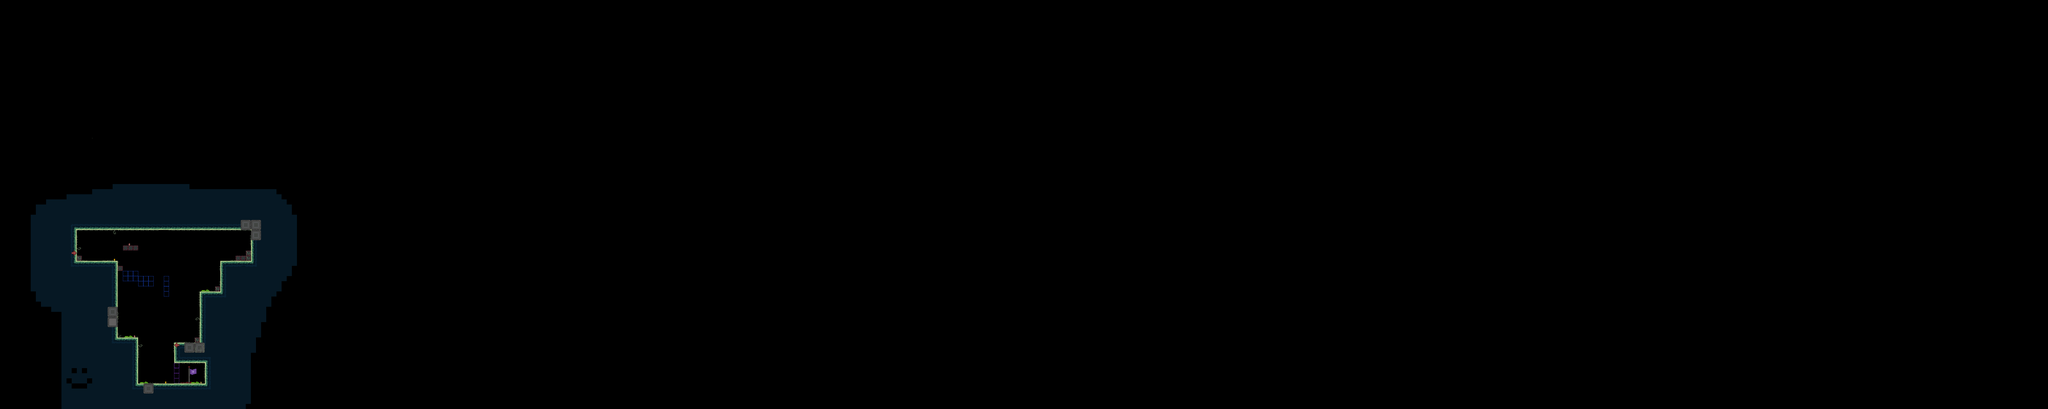

A 2D game scene composited from a Tiled map and its tileset images. What follows is a short description and the map's XML, with each tile layer's data collapsed to a summary:
An orthogonal 400x80 tile map with 16x16 px tiles, 3 tile layers (Decoraciones, Capa de patrones 1, LavaSheet), 16 tilesets and 106 objects.

<map version="1.4" tiledversion="1.4.3" orientation="orthogonal" renderorder="right-down" width="400" height="80" tilewidth="16" tileheight="16" infinite="0" nextlayerid="56" nextobjectid="502">
 <tileset firstgid="1" name="PisoGreenOficial" tilewidth="16" tileheight="16" tilecount="144" columns="4">
  <image source="PisoGreen/PisoGreenOficial.png" width="64" height="576" />
 </tileset>
 <tileset firstgid="145" name="Decoraciones" tilewidth="16" tileheight="16" tilecount="320" columns="8">
  <image source="two/Decoraciones.png" width="128" height="640" />
  <tile id="66">
   <animation>
    <frame tileid="66" duration="150" />
    <frame tileid="68" duration="150" />
    <frame tileid="80" duration="150" />
    <frame tileid="82" duration="150" />
    <frame tileid="84" duration="150" />
   </animation>
  </tile>
  <tile id="67">
   <animation>
    <frame tileid="67" duration="150" />
    <frame tileid="69" duration="150" />
    <frame tileid="81" duration="150" />
    <frame tileid="83" duration="150" />
    <frame tileid="85" duration="150" />
   </animation>
  </tile>
  <tile id="74">
   <animation>
    <frame tileid="74" duration="150" />
    <frame tileid="76" duration="150" />
    <frame tileid="88" duration="150" />
    <frame tileid="90" duration="150" />
    <frame tileid="92" duration="150" />
   </animation>
  </tile>
  <tile id="75">
   <animation>
    <frame tileid="75" duration="150" />
    <frame tileid="77" duration="150" />
    <frame tileid="89" duration="150" />
    <frame tileid="91" duration="150" />
    <frame tileid="93" duration="150" />
   </animation>
  </tile>
 </tileset>
 <tileset firstgid="465" name="LavaSheet" tilewidth="8" tileheight="16" tilecount="32" columns="4">
  <image source="LavaSheet.png" width="32" height="128" />
  <tile id="0">
   <animation>
    <frame tileid="0" duration="50" />
    <frame tileid="1" duration="50" />
    <frame tileid="2" duration="50" />
    <frame tileid="3" duration="50" />
    <frame tileid="4" duration="50" />
    <frame tileid="5" duration="50" />
    <frame tileid="6" duration="50" />
    <frame tileid="7" duration="50" />
    <frame tileid="8" duration="50" />
    <frame tileid="9" duration="50" />
    <frame tileid="10" duration="50" />
    <frame tileid="11" duration="50" />
    <frame tileid="12" duration="50" />
    <frame tileid="13" duration="50" />
    <frame tileid="14" duration="50" />
    <frame tileid="15" duration="50" />
   </animation>
  </tile>
  <tile id="16">
   <animation>
    <frame tileid="16" duration="100" />
    <frame tileid="17" duration="100" />
    <frame tileid="18" duration="100" />
    <frame tileid="19" duration="100" />
    <frame tileid="20" duration="100" />
    <frame tileid="21" duration="100" />
    <frame tileid="22" duration="100" />
    <frame tileid="23" duration="100" />
    <frame tileid="24" duration="100" />
    <frame tileid="25" duration="100" />
    <frame tileid="26" duration="100" />
    <frame tileid="27" duration="100" />
    <frame tileid="28" duration="100" />
    <frame tileid="29" duration="100" />
    <frame tileid="30" duration="100" />
    <frame tileid="31" duration="100" />
   </animation>
  </tile>
 </tileset>
 <tileset firstgid="497" name="cuboP" tilewidth="16" tileheight="32" tilecount="1" columns="1">
  <image source="cuboP.png" width="16" height="32" />
 </tileset>
 <tileset firstgid="498" name="Bloque1" tilewidth="16" tileheight="16" tilecount="1" columns="1">
  <image source="Bloque1.png" width="16" height="16" />
 </tileset>
 <tileset firstgid="499" name="Bloques" tilewidth="16" tileheight="16" tilecount="10" columns="10">
  <image source="Bloques.png" width="160" height="16" />
 </tileset>
 <tileset firstgid="509" name="Cascada" tilewidth="96" tileheight="96" tilecount="4" columns="1">
  <image source="Cascada.png" width="96" height="384" />
  <tile id="0">
   <animation>
    <frame tileid="0" duration="150" />
    <frame tileid="1" duration="150" />
    <frame tileid="2" duration="150" />
    <frame tileid="3" duration="150" />
   </animation>
  </tile>
 </tileset>
 <tileset firstgid="513" name="cuboS" tilewidth="16" tileheight="16" tilecount="2" columns="1">
  <image source="cuboS.png" width="16" height="32" />
 </tileset>
 <tileset firstgid="515" name="CuboS(1)" tilewidth="16" tileheight="16" tilecount="2" columns="1">
  <image source="CuboS(1).png" width="16" height="32" />
 </tileset>
 <tileset firstgid="517" name="cesped" tilewidth="16" tileheight="16" tilecount="16" columns="8">
  <image source="PisoGreen/cesped.png" width="128" height="32" />
 </tileset>
 <tileset firstgid="533" name="BloquesGreen" tilewidth="16" tileheight="16" tilecount="24" columns="12">
  <image source="PisoGreen/BloquesGreen.png" width="192" height="32" />
 </tileset>
 <tileset firstgid="557" name="bird" tilewidth="8" tileheight="8" tilecount="4" columns="1">
  <image source="bird.png" width="8" height="32" />
  <tile id="0">
   <animation>
    <frame tileid="0" duration="150" />
    <frame tileid="1" duration="150" />
    <frame tileid="2" duration="150" />
    <frame tileid="3" duration="2000" />
    <frame tileid="0" duration="150" />
    <frame tileid="0" duration="150" />
    <frame tileid="1" duration="150" />
    <frame tileid="0" duration="150" />
    <frame tileid="1" duration="150" />
   </animation>
  </tile>
 </tileset>
 <tileset firstgid="561" name="bird2" tilewidth="8" tileheight="8" tilecount="10" columns="1">
  <image source="bird2.png" width="8" height="80" />
  <tile id="0">
   <animation>
    <frame tileid="0" duration="150" />
    <frame tileid="1" duration="150" />
    <frame tileid="2" duration="500" />
    <frame tileid="3" duration="150" />
    <frame tileid="4" duration="500" />
    <frame tileid="5" duration="150" />
    <frame tileid="6" duration="150" />
    <frame tileid="7" duration="150" />
    <frame tileid="8" duration="150" />
    <frame tileid="9" duration="2000" />
   </animation>
  </tile>
 </tileset>
 <tileset firstgid="571" name="bird3" tilewidth="8" tileheight="8" tilecount="6" columns="1">
  <image source="bird3.png" width="8" height="48" />
  <tile id="0">
   <animation>
    <frame tileid="0" duration="150" />
    <frame tileid="1" duration="150" />
    <frame tileid="2" duration="150" />
    <frame tileid="3" duration="1000" />
    <frame tileid="4" duration="2000" />
    <frame tileid="5" duration="150" />
    <frame tileid="3" duration="150" />
    <frame tileid="2" duration="150" />
    <frame tileid="1" duration="150" />
   </animation>
  </tile>
 </tileset>
 <tileset firstgid="577" name="End" tilewidth="64" tileheight="64" tilecount="6" columns="1">
  <image source="End.png" trans="ffffff" width="64" height="384" />
  <tile id="0">
   <animation>
    <frame tileid="0" duration="200" />
    <frame tileid="1" duration="200" />
    <frame tileid="2" duration="200" />
    <frame tileid="3" duration="200" />
    <frame tileid="4" duration="200" />
    <frame tileid="5" duration="200" />
   </animation>
  </tile>
 </tileset>
 <tileset firstgid="583" name="Flechas" tilewidth="16" tileheight="16" tilecount="4" columns="4">
  <image source="Flechas.png" trans="ffffff" width="64" height="16" />
 </tileset>
 <layer id="26" name="Decoraciones" width="400" height="80" tintcolor="#ffffff">
  <data>[32000 cells, 3 non-empty, 1 distinct tile ids]</data>
 </layer>
 <objectgroup color="#555500" id="2" name="paredes">
  <object id="423" x="639.75" y="1137" width="4.5" height="63.25" />
  <object id="424" x="425.75" y="1057.75" width="5.75" height="144" />
  <object id="425" x="544.5" y="1073.5" width="8.25" height="60.25" />
  <object id="426" x="607.818" y="1056.55" width="2" height="15.2727" />
  <object id="427" x="623.636" y="912.273" width="4.90909" height="160" />
  <object id="428" x="672.364" y="896.636" width="1.54545" height="15.6364" />
  <object id="429" x="688.091" y="820.091" width="2.63636" height="92.0909" />
  <object id="430" x="736" y="800.636" width="3" height="15" />
  <object id="431" x="767.909" y="784.727" width="2" height="14.7273" />
  <object id="432" x="784.182" y="718.455" width="2.09091" height="97.6364" />
  <object id="433" x="235.364" y="718.818" width="4.18182" height="101" />
  <object id="434" x="254.273" y="800.636" width="1.27273" height="15.0909" />
  <object id="435" x="384.182" y="768.818" width="2" height="14.5455" />
  <object id="436" x="430.909" y="768.636" width="1.09091" height="14.2727" />
  <object id="437" x="382.364" y="832.727" width="1.72727" height="13.8182" />
  <object id="438" x="366" y="817.455" width="2.09091" height="264.818" />
  <object id="439" x="430.273" y="1057.36" width="1.18182" height="161.909" />
 </objectgroup>
 <objectgroup color="#ff55ff" id="3" name="piso">
  <object id="410" x="426" y="1200.7" width="218" height="19.2917" />
  <object id="411" x="546" y="1072.67" width="83.6667" height="7.33333" />
  <object id="412" x="608.5" y="1056.13" width="14.5" height="1.625" />
  <object id="413" x="625.5" y="912" width="66.375" height="6.375" />
  <object id="414" x="672.875" y="896.125" width="14.125" height="2.375" />
  <object id="415" x="688.75" y="817.375" width="98" height="7.25" />
  <object id="416" x="737.25" y="800.25" width="37.25" height="2" />
  <object id="417" x="768.75" y="784.125" width="15.25" height="1.625" />
  <object id="418" x="240" y="800" width="14.8182" height="2.36364" />
  <object id="419" x="238.727" y="816.091" width="126.818" height="4.81818" />
  <object id="420" x="366.273" y="832.091" width="17" height="4.18182" />
  <object id="421" x="384.818" y="768.364" width="46.3636" height="3.90909" />
  <object id="422" x="365.25" y="1057.75" width="63" height="6" />
 </objectgroup>
 <objectgroup color="#55aa00" id="4" name="techo">
  <object id="440" x="545.636" y="1132.73" width="95.4545" height="3.63636" />
  <object id="441" x="207" y="715.5" width="583.25" height="3.75" />
  <object id="442" x="385.375" y="781.5" width="45.375" height="2.5" />
 </objectgroup>
 <objectgroup color="#005500" id="5" name="PersonajeCoo">
  <object id="392" x="456" y="1176.73">
   <point />
  </object>
 </objectgroup>
 <objectgroup color="#ffff00" id="6" name="pinchos">
  <object id="454" x="760" y="794.75">
   <point />
  </object>
  <object id="455" x="729.75" y="806.5">
   <point />
  </object>
  <object id="456" x="598.75" y="1068">
   <point />
  </object>
  <object id="457" x="582.5" y="1067.25">
   <point />
  </object>
 </objectgroup>
 <objectgroup id="7" name="cajas">
  <object id="396" x="269" y="806">
   <point />
  </object>
 </objectgroup>
 <objectgroup id="8" name="agarraderaDere">
  <object id="391" x="531.955" y="1111.14">
   <point />
  </object>
  <object id="409" x="676.208" y="856">
   <point />
  </object>
  <object id="447" x="532.45" y="1074.75">
   <point />
  </object>
 </objectgroup>
 <objectgroup id="9" name="agarraderaIzq">
  <object id="390" x="443.5" y="1164.18">
   <point />
  </object>
  <object id="446" x="443.5" y="1127.5">
   <point />
  </object>
 </objectgroup>
 <objectgroup id="10" name="pisoTime" visible="0" />
 <objectgroup color="#aa0000" id="11" name="particulas" visible="0">
  <object id="466" x="494.727" y="1200.36">
   <point />
  </object>
  <object id="467" x="549.818" y="1072.36">
   <point />
  </object>
  <object id="468" x="471.273" y="1122.73">
   <point />
  </object>
  <object id="469" x="398.727" y="1056.55">
   <point />
  </object>
  <object id="470" x="658.182" y="911.455">
   <point />
  </object>
  <object id="471" x="578.545" y="908.182">
   <point />
  </object>
  <object id="472" x="722.182" y="822.909">
   <point />
  </object>
  <object id="473" x="762.364" y="754.182">
   <point />
  </object>
  <object id="474" x="600.909" y="784.364">
   <point />
  </object>
  <object id="475" x="485.455" y="836.909">
   <point />
  </object>
  <object id="476" x="429.091" y="784.727">
   <point />
  </object>
  <object id="477" x="359.273" y="826">
   <point />
  </object>
  <object id="478" x="272.727" y="793.455">
   <point />
  </object>
  <object id="479" x="445.818" y="940.727">
   <point />
  </object>
  <object id="480" x="502.364" y="976">
   <point />
  </object>
  <object id="481" x="475.455" y="1051.27">
   <point />
  </object>
 </objectgroup>
 <objectgroup id="12" name="espacio" visible="0" />
 <objectgroup id="13" name="sierra" visible="0" />
 <objectgroup id="14" name="sierraRD">
  <object id="394" x="667.5" y="776" width="10" height="31" />
  <object id="398" x="357.5" y="725.5" width="8" height="91" />
 </objectgroup>
 <objectgroup id="15" name="sierraRu" visible="0" locked="1" />
 <objectgroup id="16" name="sierraLu" visible="0" />
 <objectgroup id="17" name="sierraLD">
  <object id="395" x="438" y="781.5" width="10" height="27.5" />
  <object id="399" x="286.5" y="724.5" width="8.5" height="89.5" />
 </objectgroup>
 <objectgroup id="18" name="plataformaMov">
  <object id="393" x="669" y="802">
   <point />
  </object>
 </objectgroup>
 <objectgroup id="19" name="Fuego">
  <object id="496" x="559" y="1071">
   <point />
  </object>
 </objectgroup>
 <objectgroup id="20" name="paredED" />
 <objectgroup id="21" name="paredEL" />
 <objectgroup color="#aa0000" id="22" name="pisoMuerte" />
 <objectgroup color="#ffaaff" id="23" name="EnemigoWalk" />
 <objectgroup id="24" name="ButtonObject1">
  <object id="388" x="544" y="1136" width="15.63" height="31.6667" />
  <object id="389" x="544" y="1167.75" width="15.625" height="32.25" />
 </objectgroup>
 <objectgroup id="25" name="Button1">
  <object id="387" x="447.667" y="1184">
   <point />
  </object>
 </objectgroup>
 <objectgroup id="27" name="Aplastador" visible="0" locked="1">
  <object id="62" x="831.667" y="706.333" width="47.6667" height="77.3333" />
  <object id="65" x="884.5" y="706.33" width="47.6667" height="77.3333" />
  <object id="66" x="935.833" y="706.33" width="47.6667" height="77.3333" />
 </objectgroup>
 <objectgroup id="28" name="PinchosGravity">
  <object id="458" x="598.75" y="720.25">
   <point />
  </object>
  <object id="459" x="583.5" y="720.25">
   <point />
  </object>
  <object id="460" x="566.25" y="719.5">
   <point />
  </object>
  <object id="461" x="551.25" y="719.5">
   <point />
  </object>
  <object id="462" x="536.5" y="719.25">
   <point />
  </object>
  <object id="463" x="519.5" y="718.75">
   <point />
  </object>
  <object id="464" x="504.75" y="719.5">
   <point />
  </object>
 </objectgroup>
 <objectgroup id="31" name="AgarraderaCircular" />
 <objectgroup id="32" name="EnemigoJump">
  <object id="400" x="333.5" y="794" width="16" height="21" />
 </objectgroup>
 <objectgroup id="33" name="RayoFuego" />
 <objectgroup id="36" name="In">
  <object id="443" x="373.667" y="1010.33" width="34" height="46.3333" />
 </objectgroup>
 <objectgroup id="37" name="Out">
  <object id="444" x="643" y="904">
   <point />
  </object>
 </objectgroup>
 <objectgroup id="38" name="Coins">
  <object id="448" x="765.5" y="752" width="18.75" height="19.25" />
  <object id="449" x="489.875" y="829.875" width="20.25" height="20.75" />
  <object id="450" x="599.375" y="1007.38" width="23.75" height="23.25" />
 </objectgroup>
 <objectgroup id="39" name="Button2" visible="0">
  <object id="451" x="247" y="798">
   <point />
  </object>
 </objectgroup>
 <objectgroup id="40" name="Button2Objects">
  <object id="401" x="368.125" y="848.25" width="15.75" height="31.75" />
  <object id="402" x="384.125" y="848.125" width="15.75" height="31.75" />
  <object id="403" x="400.125" y="848.125" width="15.75" height="31.75" />
  <object id="404" x="416.125" y="848.125" width="15.75" height="31.75" />
  <object id="405" x="432.125" y="864.125" width="15.75" height="31.75" />
  <object id="406" x="448.125" y="864.125" width="15.75" height="31.75" />
  <object id="407" x="464.125" y="864.125" width="15.75" height="31.75" />
  <object id="452" x="511.875" y="864.375" width="15.75" height="31.75" />
  <object id="453" x="511.875" y="896.375" width="15.75" height="31.75" />
 </objectgroup>
 <objectgroup id="41" name="setScreen">
  <object id="445" x="575" y="1136.25" width="35" height="62.5" />
 </objectgroup>
 <objectgroup id="42" name="Agarradera" />
 <objectgroup id="43" name="PisoAgarradera">
  <object id="482" x="369.333" y="851.667" width="3" height="2.33333" />
 </objectgroup>
 <objectgroup id="44" name="Parajo">
  <object id="484" x="745.333" y="799.667">
   <point />
  </object>
  <object id="485" x="316.333" y="815.667">
   <point />
  </object>
  <object id="486" x="567.667" y="1072">
   <point />
  </object>
 </objectgroup>
 <objectgroup id="46" name="LD2" />
 <objectgroup id="47" name="LU2" />
 <objectgroup id="48" name="RD2" />
 <objectgroup id="49" name="RU2" />
 <objectgroup id="50" name="Piso2">
  <object id="489" x="384" y="847.333" width="47.3333" height="3.33333" />
  <object id="490" x="431" y="863" width="48.3333" height="4.33333" />
 </objectgroup>
 <objectgroup id="51" name="Pared2">
  <object id="491" x="511" y="864.333" width="2" height="64" />
  <object id="492" x="528" y="865" width="2" height="62.3333" />
  <object id="493" x="476.667" y="864.333" width="4.33333" height="32.6667" />
 </objectgroup>
 <objectgroup id="52" name="EnemigoVolador" />
 <objectgroup id="53" name="Camaray">
  <object id="501" x="219" y="688" width="619" height="523" />
 </objectgroup>
 <objectgroup id="54" name="CamaraNoY" />
 <objectgroup id="55" name="BloquesRompibles" />
 <layer id="1" name="Capa de patrones 1" width="400" height="80">
  <data>[32000 cells, 1381 non-empty, 103 distinct tile ids]</data>
 </layer>
 <layer id="30" name="LavaSheet" width="400" height="80">
  <data>[32000 cells, 135 non-empty, 32 distinct tile ids]</data>
 </layer>
</map>
